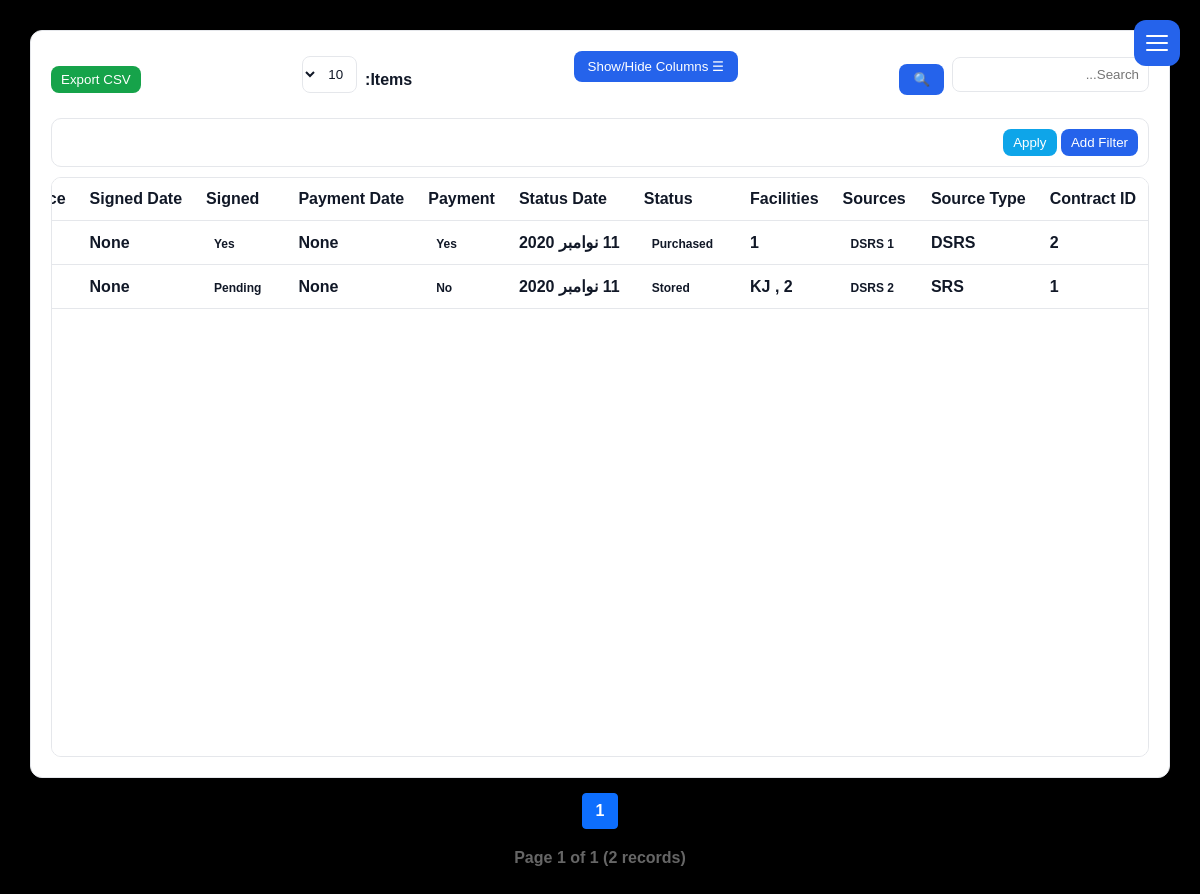
The page /contract/ (signed in) on the database its author committed.
### contract/models.py (models this page shows, shortened)
class Contract(models.Model):
    dsrs = models.ManyToManyField(
        "dashboard.DSRS",
        related_name="contracts"
    )
    Source_Type = models.CharField(
        max_length=10
    )
    status = models.CharField(
        max_length=50
    )
    status_date = models.DateField()
    facility = models.CharField(
        max_length=200,
        blank=True,
        null=True
    )
    contract_signed = models.BooleanField(
        default=False
    )
    contract_signed_date = models.DateField(
        null=True,
        blank=True
    )
    payment_done = models.BooleanField(
        default=False
    )
    payment_date = models.DateField(
        null=True,
        blank=True
    )
    licence_valid = models.BooleanField(
        default=False
    )
    licence_issue_date = models.DateField(
        null=True,
        blank=True
    )
    created_at = models.DateTimeField(
        auto_now_add=True
    )
    history = HistoricalRecords()

### dashboard/models.py (models this page shows, shortened)
class DSRS(models.Model):
    Source_Type = models.CharField( max_length=10, choices=SOURCE_TYPE.choices, default="DSRS")
    Sso_Code = models.CharField(max_length=12,null=True, blank=True)
    Facility = models.CharField(max_length=100, blank=True, null=True)
    Origin_Type = models.CharField(max_length=20, choices=OriginType.choices)
    Date_received = models.DateField(blank=True, null=True)
    Origin_Facility = models.CharField(max_length=250,blank=True, null=True)
    Location = models.CharField(max_length=20,blank=True, null=True)
    Status = models.CharField(max_length=15, choices=STATUS.choices,blank=True, null=True)
    Status_Date = models.DateField(blank=True, null=True)
    Responsible_Person = models.CharField(max_length=50,null=True, blank=True)
    Nuclide = models.ForeignKey(Nuclides, on_delete=models.SET_NULL, null=True, blank=True)
    activity_input = models.FloatField(null=True, blank=True)
    activity_unit = models.CharField(
        max_length=10,
        choices=[
            ('Bq', 'Bq'),
            ('kBq', 'kBq'),
            ('MBq', 'MBq'),
            ('GBq', 'GBq'),
            ('Ci', 'Ci'),
            ('mCi', 'mCi'),
            ('uCi', 'µCi'),
        ],
        default='Bq',blank=True, null=True
    )
    Activity_reference_date = models.DateField(null=True, blank=True)
    serial_number = models.CharField(max_length=25,null=True, blank=True)
    Dose_rate_surface_uSv = models.FloatField(null=True, blank=True)
    Dose_rate_1m_uSv = models.FloatField(null=True, blank=True)
    Dose_rate_measurement_date = models.DateField(null=True, blank=True)
    source_state = models.CharField(max_length=15, choices=SourceState.choices, null=True, blank=True)
    contamination_bq_cm2 = models.FloatField(null=True, blank=True)
    Source_Physical_Form = models.CharField(max_length=10, choices=SourceForm.choices, null=True, blank=True)
    Source_Manufacturer = models.CharField(max_length=50, blank=True, null=True)
    Source_Model = models.CharField(max_length=20,null=True, blank=True)
    Source_Practice = models.CharField(max_length=20, blank=True, null=True)
    Device_Manufacturer = models.CharField(max_length=50, blank=True, null=True)
    Device_Model = models.CharField(max_length=50, blank=True, null=True)
    Device_Serial_Number = models.CharField(max_length=50, blank=True, null=True)
    Container_Type = models.CharField(max_length=25, blank=True, null=True)
    Dimension = models.CharField(max_length=20, blank=True, null=True)
    Attachments = models.FileField(
        upload_to="DSRS_Doc",
        validators=[validate_attachment],
        blank=True,
        null=True
    )
    Comment = models.CharField(max_length=255, blank=True, null=True)
    created_by = models.ForeignKey(User, on_delete=models.CASCADE, editable=False)
    created_at = models.DateTimeField(auto_now_add=True)
    history = HistoricalRecords()
    initial_activity_bq = models.FloatField(null=True, blank=True)

### contract/views.py (the view, shortened to what this page needs)
# urls.py: path('', views.contract_index, name='contract_index'),
def contract_index(request):
    contracts = Contract.objects.prefetch_related(
    "dsrs").order_by('-created_at')
    keys = request.GET.getlist("key")
    values = request.GET.getlist("value")
    size = request.GET.get("size", "25")
    if size == "all":
        page_size = contracts.count() or 1   # avoid 0 if table is empty
    else:
        page_size = int(size)
    paginator = Paginator(contracts, page_size)
    page = request.GET.get("page")
    page_obj = paginator.get_page(page)
    return render(request, 'contract/index.html', {
        'page_obj': page_obj,
        "page_size": size,
    })

### templates/contract/index.html (shortened to what this page needs)
{% extends 'base.html' %}
{% load static %}
{% block content %}
<div class="content">
<div class="table-header">
  <div class="header-group">
    <input type="text" id="searchInput" placeholder="Search...">
    <button>🔍</button>
  </div>
  <div class="column-bar">
    <button class="btn-gray" onclick="toggleColumnPanel()">☰ Show/Hide Columns</button>
  </div>
  <div class="header-group">
  <span>Items:</span>
  <select name="size" id="pageSize">
    <option value="10">10</option>
  </select>
</div>
  <div class="header-group">
    <button class="btn-green" onclick="exportCSV()">Export CSV</button>
  </div>
</div>
<div class="filter-bar">
  <button id="addFilter" class="btn-blue">Add Filter</button>
  <button id="applyFilters" class="btn-info">Apply</button>
</div>
<div class="table-scroll">
<table id="mainTable">
<thead>
<tr>
<th data-col="id">Contract ID</th>
<th data-col="Source_Type">
Source Type
</th>
<th data-col="sources">
Sources
</th>
<th data-col="facility">
Facilities
</th>
<th data-col="status">
Status
</th>
<th data-col="status_date">
Status Date
</th>
<th data-col="payment_done">
Payment
</th>
<th data-col="payment_date">
Payment Date
</th>
<th data-col="contract_signed">
Signed
</th>
<th data-col="contract_signed_date">
Signed Date
</th>
<th data-col="licence_valid">
Licence
</th>
</tr>
</thead>
<tbody id="tableBody">
{% for c in page_obj %}
<tr>
<td data-col="id">
{{ c.id }}
</td>
<td data-col="Source_Type">
{{ c.Source_Type }}
</td>
<td data-col="sources">
<span class="badge bg-info">
{{ c.dsrs.count }}
DSRS
</span>
</td>
<td data-col="facility">
{% for s in c.dsrs.all %}
{{ s.Facility }}
{% if not forloop.last %}
,
{% endif %}
{% endfor %}
</td>
<td data-col="status">
<span class="badge bg-success">
{{ c.status }}
</span>
</td>
<td data-col="status_date">
{{ c.status_date }}
</td>
<td data-col="payment_done">
{% if c.payment_done %}
<span class="badge bg-success">
Yes
</span>
{% else %}
<span class="badge bg-danger">
No
</span>
{% endif %}
</td>
<td data-col="payment_date">
{{ c.payment_date }}
</td>
<td data-col="contract_signed">
{% if c.contract_signed %}
<span class="badge bg-success">
Yes
</span>
{% else %}
<span class="badge bg-warning">
Pending
</span>
{% endif %}
</td>
<td data-col="contract_signed_date">
{{ c.contract_signed_date }}
</td>
<td data-col="licence_valid">
{% if c.licence_valid %}
<span class="badge bg-success">
Valid
</span>
{% else %}
<span class="badge bg-danger">
</span>
{% endif %}
</td>
</tr>
{% empty %}
<tr>
<td colspan="13">
No contracts found
</td>
</tr>
{% endfor %}
</tbody>
</table>
</div>
</div>
<div class="pagination">
    {% for num in page_obj.paginator.page_range %}
        {% if num == 1 or num == page_obj.paginator.num_pages or num >= page_obj.number|add:"-2" and num <= page_obj.number|add:"2" %}
            {% if page_obj.number == num %}
                <span class="current">{{ num }}</span>
            {% else %}
                <a href="?page={{ num }}{% if page_size %}&size={{ page_size }}{% endif %}">{{ num }}</a>
            {% endif %}
        {% elif num == page_obj.number|add:"-3" or num == page_obj.number|add:"3" %}
            <span class="dots">…</span>
        {% endif %}
    {% endfor %}
</div>
<div class="page-info">
    Page {{ page_obj.number }} of {{ page_obj.paginator.num_pages }}
    ({{ page_obj.paginator.count }} records)
</div>
{% endblock %}

### static/css/base.css (style rules this page uses)
* { margin:0; padding:0; box-sizing:border-box; }
html.rtl { font-family:Vazirmatn,sans-serif; }
:root { --bg: #f5f6f8; --card: #ffffff; --text: #111827; --muted: #6b7280; --border: #e5e7eb; --primary: #2563eb; --sidebar: #1f2937; --sidebar-text: #374151; }
body { background: var(--bg); color: var(--text); }
.content { background: var(--card); padding: 20px; border-radius: 12px; border: 1px solid var(--border); }
th, td { padding: 12px; border-bottom: 1px solid var(--border); text-align: left; }
th { background: rgba(0,0,0,0.03); }
input, select, textarea { width: 100%; padding: 9px; margin-top: 5px; margin-bottom: 15px; border: 1px solid var(--border); border-radius: 8px; background: var(--card); color: var(--text); }
button { background: var(--primary); color: white; padding: 8px 14px; border: none; border-radius: 8px; cursor: pointer; }
table { width: max-content; min-width: 100%; border-collapse: collapse; }
.btn-blue { background: #2563eb; color: white; padding: 6px 10px; border-radius: 8px; text-decoration: none; }
.btn-green { background: #16a34a; color: white; padding: 6px 10px; border-radius: 8px; border: none; }
.btn-info { background: #0ea5e9; color: white; padding: 6px 10px; border-radius: 8px; border: none; }
.pagination { margin-top: 15px; text-align: center; }
.table-header { display: flex; flex-wrap: wrap; justify-content: space-between; gap: 10px; margin-bottom: 10px; }
.header-group { display: flex; gap: 8px; align-items: center; }
.filter-bar { margin-bottom: 10px; padding: 10px; background: var(--card); border: 1px solid var(--border); border-radius: 10px; }
.column-bar { margin-bottom: 10px; position: relative; }
.table-scroll { height: calc(100vh - 220px); overflow: auto; border: 1px solid var(--border); border-radius: 10px; background: var(--card); }
table thead th { position: sticky; top: 0; background: var(--card); z-index: 10; }
.badge { padding: 3px 8px; border-radius: 4px; font-size: 12px; margin-right: 5px; }

### templates/contract/index.html (style rules this page uses)
.pagination { display:flex; justify-content:center; align-items:center; gap:6px; margin:20px 0; flex-wrap:wrap; }
.pagination a, .pagination span { min-width:36px; height:36px; padding:0 12px; display:flex; align-items:center; justify-content:center; border:1px solid #ddd; border-radius:8px; text-decoration:none; color:#444; background:#fff; transition:.2s; }
.pagination .current { background:#CB52E3; color:#fff; border-color:#CB52E3; font-weight:600; }
.pagination { display: flex; justify-content: center; align-items: center; gap: 6px; margin-top: 15px; }
.pagination a, .pagination span { padding: 6px 12px; border: 1px solid #ccc; border-radius: 4px; text-decoration: none; }
.pagination .current { background: #0d6efd; color: white; border-color: #0d6efd; }
.page-info { text-align: center; margin-top: 10px; color: #666; }

### rows shown on the page
Contract: id "2", Source_Type "DSRS", dsrs.count "1", status "Purchased", status_date "11 نوامبر 2020", payment_done "Yes", payment_date "None", contract_signed "Yes", contract_signed_date "None"
DSRS: Facility "1"
Contract: id "1", Source_Type "SRS", dsrs.count "2", status "Stored", status_date "11 نوامبر 2020", payment_done "No", payment_date "None", contract_signed "Pending", contract_signed_date "None"
DSRS: Facility "KJ"
DSRS: Facility "2"

### other values the page prints
{{ num }} "1"
{{ page_obj.number }} "1"
{{ page_obj.paginator.num_pages }} "1"
{{ page_obj.paginator.count }} "2"
